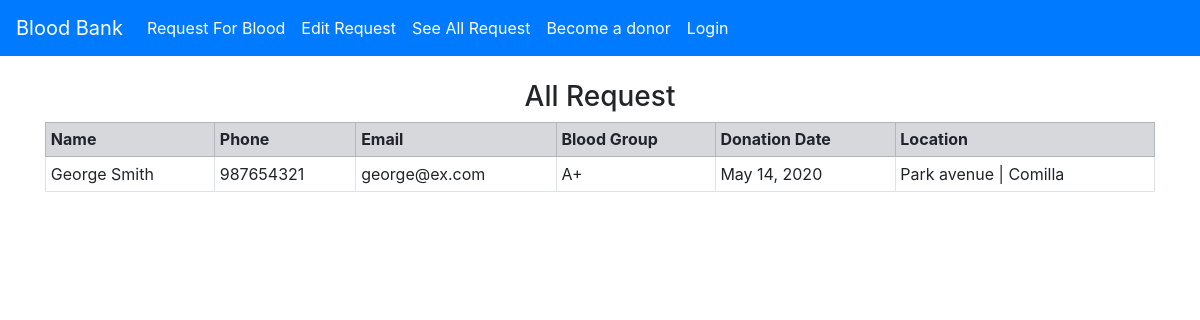
/allrequest, run on an earlier commit of the app's database.
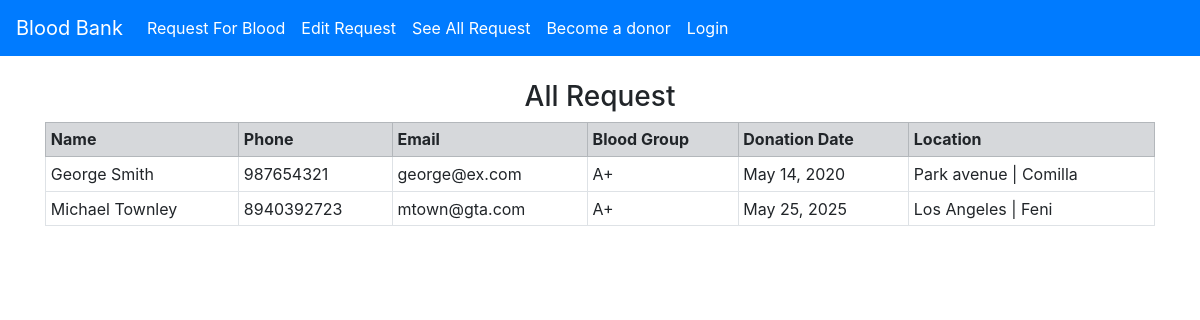
And on a later commit of the database.
### blood_app/models.py (models this page shows, shortened)
class RequestBlood(models.Model):
    name = models.CharField(max_length=100)
    email = models.EmailField()
    phone = models.CharField(max_length=20)
    donation_location = models.CharField(max_length=100)
    district = models.ForeignKey(District, on_delete=models.CASCADE)
    blood_group = models.ForeignKey(BloodGroup, on_delete=models.CASCADE)
    date_of_donation = models.DateField(help_text="yyyy-mm-dd")
    pin_code = models.IntegerField(help_text='You can edit your request later using this code', unique=True)

class BloodGroup(models.Model):
    name = models.CharField(max_length=5)
    def __str__(self):
        return self.name

class District(models.Model):
    name = models.CharField(max_length=100)
    def __str__(self):
        return self.name

### blood_app/views.py (the view)
# urls.py: path('allrequest', views.allReqView, name='allrequest'),
def allReqView(request):
    all_req = RequestBlood.objects.all()
    return render(request, "blood_app/allrequest.html", {'all_req':all_req})

### blood_app/templates/blood_app/allrequest.html
{% extends "blood_app/base.html" %}
{% block content %}
  {% if all_req %}
    <h3 class="text-center">All Request</h3>
    <table class="table table-sm table-bordered">
      <tr class="table-secondary">
        <th>Name</th>
        <th>Phone</th>
        <th>Email</th>
        <th>Blood Group</th>
        <th>Donation Date</th>
        <th>Location</th>
      </tr>
      {% for i in all_req %}
        <tr>
          <td>{{i.name}}</td>
          <td>{{i.phone}}</td>
          <td>{{i.email}}</td>
          <td>{{i.blood_group}}</td>
          <td>{{i.date_of_donation}}</td>
          <td>{{i.donation_location}} | {{i.district}}</td>
        </tr>
      {% endfor %}
    </table>
  {% else %}
    <h2>No Request Available</h2>
  {% endif %}
{% endblock %}

### blood_app/templates/blood_app/base.html (shortened to what this page needs)
<!doctype html>
<html lang="en">
<head>
  <link rel="stylesheet" href="https://stackpath.bootstrapcdn.com/bootstrap/4.5.0/css/bootstrap.min.css">
</head>
<body>
  <nav class="navbar navbar-expand-lg navbar-dark bg-primary">
    <a class="navbar-brand" href="{% url 'home' %}">Blood Bank</a>
    <div class="collapse navbar-collapse" id="navbarNavAltMarkup">
      <div class="navbar-nav">
        {% if request.user.is_authenticated %}
          <a class="nav-item nav-link active" href="{% url 'profile' %}">Profile</a>
          <a class="nav-item nav-link active" href="{% url 'updateprofile' %}">Edit Profile</a>
          <a class="nav-item nav-link active" href="{% url 'changepassword' %}">Change Password</a>
          <a class="nav-item nav-link active" href="{% url 'allrequest'%}">See All Request</a>
          <a class="nav-item nav-link active" href="{% url 'logout' %}">Logout</a>
        {% else %}
          <a class="nav-item nav-link active" href="{% url 'createreq' %}">Request For Blood</a>
          <a class="nav-item nav-link active" href="{% url 'getrequest' %}">Edit Request</a>
          <a class="nav-item nav-link active" href="{% url 'allrequest'%}">See All Request</a>
          <a class="nav-item nav-link active" href="{% url 'register' %}">Become a donor</a>
          <a class="nav-item nav-link active" href="{% url 'login' %}">Login</a>
        {% endif %}
      </div>
    </div>
  </nav><br>
  <div class="container">
    {% block content %}
    {% endblock %}
  </div>
</body>
</html>

What changed in the data, as far as the page shows it:
added RequestBlood: name "Michael Townley", phone "8940392723", email "mtown@gta.com", blood_group "A+", date_of_donation "May 25, 2025", donation_location "Los Angeles", district "Feni"
